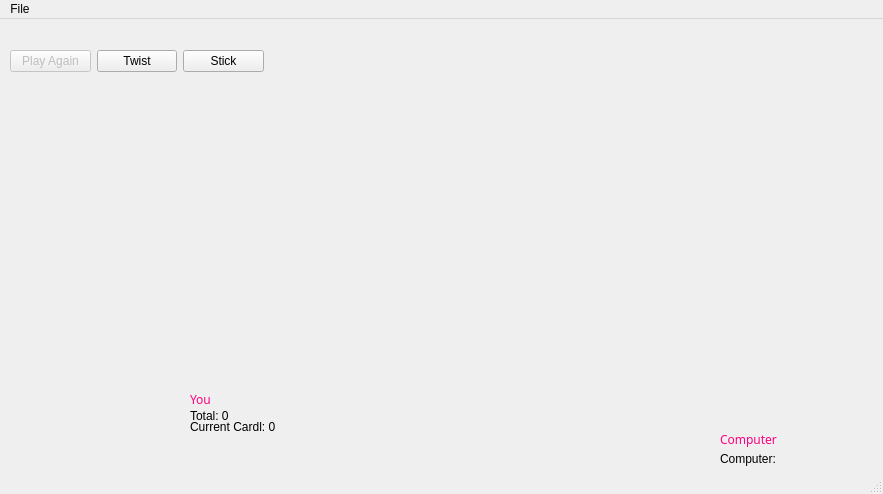
<?xml version="1.0" encoding="UTF-8"?>
<ui version="4.0">
 <class>PlayWindow</class>
 <widget class="QMainWindow" name="PlayWindow">
  <property name="geometry">
   <rect>
    <x>0</x>
    <y>0</y>
    <width>883</width>
    <height>494</height>
   </rect>
  </property>
  <property name="baseSize">
   <size>
    <width>800</width>
    <height>500</height>
   </size>
  </property>
  <property name="windowTitle">
   <string>6nimmt c++</string>
  </property>
  <property name="styleSheet">
   <string notr="true">background-image: url(:/images/images/table.png);</string>
  </property>
  <widget class="QWidget" name="centralwidget">
   <widget class="QLabel" name="statusLabel">
    <property name="geometry">
     <rect>
      <x>115</x>
      <y>350</y>
      <width>47</width>
      <height>13</height>
     </rect>
    </property>
    <property name="palette">
     <palette>
      <active>
       <colorrole role="WindowText">
        <brush brushstyle="SolidPattern">
         <color alpha="255">
          <red>255</red>
          <green>255</green>
          <blue>255</blue>
         </color>
        </brush>
       </colorrole>
      </active>
      <inactive>
       <colorrole role="WindowText">
        <brush brushstyle="SolidPattern">
         <color alpha="255">
          <red>255</red>
          <green>255</green>
          <blue>255</blue>
         </color>
        </brush>
       </colorrole>
      </inactive>
      <disabled>
       <colorrole role="WindowText">
        <brush brushstyle="SolidPattern">
         <color alpha="255">
          <red>120</red>
          <green>120</green>
          <blue>120</blue>
         </color>
        </brush>
       </colorrole>
      </disabled>
     </palette>
    </property>
    <property name="text">
     <string/>
    </property>
   </widget>
   <widget class="QLabel" name="statusLabel_2">
    <property name="geometry">
     <rect>
      <x>115</x>
      <y>360</y>
      <width>47</width>
      <height>13</height>
     </rect>
    </property>
    <property name="palette">
     <palette>
      <active>
       <colorrole role="WindowText">
        <brush brushstyle="SolidPattern">
         <color alpha="255">
          <red>255</red>
          <green>255</green>
          <blue>255</blue>
         </color>
        </brush>
       </colorrole>
      </active>
      <inactive>
       <colorrole role="WindowText">
        <brush brushstyle="SolidPattern">
         <color alpha="255">
          <red>255</red>
          <green>255</green>
          <blue>255</blue>
         </color>
        </brush>
       </colorrole>
      </inactive>
      <disabled>
       <colorrole role="WindowText">
        <brush brushstyle="SolidPattern">
         <color alpha="255">
          <red>120</red>
          <green>120</green>
          <blue>120</blue>
         </color>
        </brush>
       </colorrole>
      </disabled>
     </palette>
    </property>
    <property name="text">
     <string/>
    </property>
   </widget>
   <widget class="QLabel" name="statusLabel_3">
    <property name="geometry">
     <rect>
      <x>115</x>
      <y>310</y>
      <width>47</width>
      <height>13</height>
     </rect>
    </property>
    <property name="palette">
     <palette>
      <active>
       <colorrole role="WindowText">
        <brush brushstyle="SolidPattern">
         <color alpha="255">
          <red>255</red>
          <green>255</green>
          <blue>255</blue>
         </color>
        </brush>
       </colorrole>
      </active>
      <inactive>
       <colorrole role="WindowText">
        <brush brushstyle="SolidPattern">
         <color alpha="255">
          <red>255</red>
          <green>255</green>
          <blue>255</blue>
         </color>
        </brush>
       </colorrole>
      </inactive>
      <disabled>
       <colorrole role="WindowText">
        <brush brushstyle="SolidPattern">
         <color alpha="255">
          <red>120</red>
          <green>120</green>
          <blue>120</blue>
         </color>
        </brush>
       </colorrole>
      </disabled>
     </palette>
    </property>
    <property name="text">
     <string/>
    </property>
   </widget>
   <widget class="QLabel" name="youLabel">
    <property name="geometry">
     <rect>
      <x>190</x>
      <y>360</y>
      <width>61</width>
      <height>41</height>
     </rect>
    </property>
    <property name="palette">
     <palette>
      <active>
       <colorrole role="WindowText">
        <brush brushstyle="SolidPattern">
         <color alpha="255">
          <red>255</red>
          <green>0</green>
          <blue>127</blue>
         </color>
        </brush>
       </colorrole>
       <colorrole role="Text">
        <brush brushstyle="SolidPattern">
         <color alpha="255">
          <red>255</red>
          <green>0</green>
          <blue>127</blue>
         </color>
        </brush>
       </colorrole>
       <colorrole role="ButtonText">
        <brush brushstyle="SolidPattern">
         <color alpha="255">
          <red>255</red>
          <green>0</green>
          <blue>127</blue>
         </color>
        </brush>
       </colorrole>
       <colorrole role="PlaceholderText">
        <brush brushstyle="NoBrush">
         <color alpha="128">
          <red>255</red>
          <green>0</green>
          <blue>127</blue>
         </color>
        </brush>
       </colorrole>
      </active>
      <inactive>
       <colorrole role="WindowText">
        <brush brushstyle="SolidPattern">
         <color alpha="255">
          <red>255</red>
          <green>0</green>
          <blue>127</blue>
         </color>
        </brush>
       </colorrole>
       <colorrole role="Text">
        <brush brushstyle="SolidPattern">
         <color alpha="255">
          <red>255</red>
          <green>0</green>
          <blue>127</blue>
         </color>
        </brush>
       </colorrole>
       <colorrole role="ButtonText">
        <brush brushstyle="SolidPattern">
         <color alpha="255">
          <red>255</red>
          <green>0</green>
          <blue>127</blue>
         </color>
        </brush>
       </colorrole>
       <colorrole role="PlaceholderText">
        <brush brushstyle="NoBrush">
         <color alpha="128">
          <red>255</red>
          <green>0</green>
          <blue>127</blue>
         </color>
        </brush>
       </colorrole>
      </inactive>
      <disabled>
       <colorrole role="WindowText">
        <brush brushstyle="SolidPattern">
         <color alpha="255">
          <red>255</red>
          <green>0</green>
          <blue>127</blue>
         </color>
        </brush>
       </colorrole>
       <colorrole role="Text">
        <brush brushstyle="SolidPattern">
         <color alpha="255">
          <red>255</red>
          <green>0</green>
          <blue>127</blue>
         </color>
        </brush>
       </colorrole>
       <colorrole role="ButtonText">
        <brush brushstyle="SolidPattern">
         <color alpha="255">
          <red>255</red>
          <green>0</green>
          <blue>127</blue>
         </color>
        </brush>
       </colorrole>
       <colorrole role="PlaceholderText">
        <brush brushstyle="NoBrush">
         <color alpha="128">
          <red>255</red>
          <green>0</green>
          <blue>127</blue>
         </color>
        </brush>
       </colorrole>
      </disabled>
     </palette>
    </property>
    <property name="font">
     <font>
      <family>Impact</family>
      <pointsize>9</pointsize>
      <weight>50</weight>
      <italic>false</italic>
      <bold>false</bold>
     </font>
    </property>
    <property name="styleSheet">
     <string notr="true">font: 9pt &quot;Impact&quot;;
color: rgb(255, 0, 127);</string>
    </property>
    <property name="text">
     <string>You</string>
    </property>
   </widget>
   <widget class="QLabel" name="playertotalLabel_2">
    <property name="geometry">
     <rect>
      <x>190</x>
      <y>390</y>
      <width>47</width>
      <height>13</height>
     </rect>
    </property>
    <property name="palette">
     <palette>
      <active>
       <colorrole role="WindowText">
        <brush brushstyle="SolidPattern">
         <color alpha="255">
          <red>0</red>
          <green>0</green>
          <blue>0</blue>
         </color>
        </brush>
       </colorrole>
       <colorrole role="Text">
        <brush brushstyle="SolidPattern">
         <color alpha="255">
          <red>0</red>
          <green>0</green>
          <blue>0</blue>
         </color>
        </brush>
       </colorrole>
       <colorrole role="ButtonText">
        <brush brushstyle="SolidPattern">
         <color alpha="255">
          <red>0</red>
          <green>0</green>
          <blue>0</blue>
         </color>
        </brush>
       </colorrole>
       <colorrole role="PlaceholderText">
        <brush brushstyle="NoBrush">
         <color alpha="128">
          <red>0</red>
          <green>0</green>
          <blue>0</blue>
         </color>
        </brush>
       </colorrole>
      </active>
      <inactive>
       <colorrole role="WindowText">
        <brush brushstyle="SolidPattern">
         <color alpha="255">
          <red>0</red>
          <green>0</green>
          <blue>0</blue>
         </color>
        </brush>
       </colorrole>
       <colorrole role="Text">
        <brush brushstyle="SolidPattern">
         <color alpha="255">
          <red>0</red>
          <green>0</green>
          <blue>0</blue>
         </color>
        </brush>
       </colorrole>
       <colorrole role="ButtonText">
        <brush brushstyle="SolidPattern">
         <color alpha="255">
          <red>0</red>
          <green>0</green>
          <blue>0</blue>
         </color>
        </brush>
       </colorrole>
       <colorrole role="PlaceholderText">
        <brush brushstyle="NoBrush">
         <color alpha="128">
          <red>0</red>
          <green>0</green>
          <blue>0</blue>
         </color>
        </brush>
       </colorrole>
      </inactive>
      <disabled>
       <colorrole role="WindowText">
        <brush brushstyle="SolidPattern">
         <color alpha="255">
          <red>0</red>
          <green>0</green>
          <blue>0</blue>
         </color>
        </brush>
       </colorrole>
       <colorrole role="Text">
        <brush brushstyle="SolidPattern">
         <color alpha="255">
          <red>0</red>
          <green>0</green>
          <blue>0</blue>
         </color>
        </brush>
       </colorrole>
       <colorrole role="ButtonText">
        <brush brushstyle="SolidPattern">
         <color alpha="255">
          <red>0</red>
          <green>0</green>
          <blue>0</blue>
         </color>
        </brush>
       </colorrole>
       <colorrole role="PlaceholderText">
        <brush brushstyle="NoBrush">
         <color alpha="128">
          <red>0</red>
          <green>0</green>
          <blue>0</blue>
         </color>
        </brush>
       </colorrole>
      </disabled>
     </palette>
    </property>
    <property name="styleSheet">
     <string notr="true">color: rgb(0, 0, 0);
font: 9pt &quot;Impact&quot;;</string>
    </property>
    <property name="text">
     <string>Total: 0</string>
    </property>
   </widget>
   <widget class="QWidget" name="gridLayoutWidget_3">
    <property name="geometry">
     <rect>
      <x>40</x>
      <y>50</y>
      <width>211</width>
      <height>371</height>
     </rect>
    </property>
    <layout class="QGridLayout" name="gridLayout_2">
     <item row="0" column="0">
      <widget class="QLabel" name="card1Label_10">
       <property name="text">
        <string/>
       </property>
      </widget>
     </item>
     <item row="1" column="0">
      <widget class="QLabel" name="card4Label_10">
       <property name="text">
        <string/>
       </property>
      </widget>
     </item>
     <item row="2" column="0">
      <widget class="QLabel" name="card7Label_2">
       <property name="text">
        <string/>
       </property>
      </widget>
     </item>
     <item row="1" column="2">
      <widget class="QLabel" name="card6Label_10">
       <property name="text">
        <string/>
       </property>
      </widget>
     </item>
     <item row="1" column="1">
      <widget class="QLabel" name="card5Label_10">
       <property name="text">
        <string/>
       </property>
      </widget>
     </item>
     <item row="0" column="1">
      <widget class="QLabel" name="card2Label_10">
       <property name="text">
        <string/>
       </property>
      </widget>
     </item>
     <item row="2" column="2">
      <widget class="QLabel" name="card9Label_2">
       <property name="text">
        <string/>
       </property>
      </widget>
     </item>
     <item row="0" column="2">
      <widget class="QLabel" name="card3Label_10">
       <property name="text">
        <string/>
       </property>
      </widget>
     </item>
     <item row="3" column="0">
      <widget class="QLabel" name="card10Label_2">
       <property name="text">
        <string/>
       </property>
      </widget>
     </item>
     <item row="2" column="1">
      <widget class="QLabel" name="card8Label_2">
       <property name="text">
        <string/>
       </property>
      </widget>
     </item>
    </layout>
   </widget>
   <widget class="QLabel" name="playercurrentLabel_2">
    <property name="geometry">
     <rect>
      <x>190</x>
      <y>400</y>
      <width>111</width>
      <height>16</height>
     </rect>
    </property>
    <property name="palette">
     <palette>
      <active>
       <colorrole role="WindowText">
        <brush brushstyle="SolidPattern">
         <color alpha="255">
          <red>0</red>
          <green>0</green>
          <blue>0</blue>
         </color>
        </brush>
       </colorrole>
       <colorrole role="Text">
        <brush brushstyle="SolidPattern">
         <color alpha="255">
          <red>0</red>
          <green>0</green>
          <blue>0</blue>
         </color>
        </brush>
       </colorrole>
       <colorrole role="ButtonText">
        <brush brushstyle="SolidPattern">
         <color alpha="255">
          <red>0</red>
          <green>0</green>
          <blue>0</blue>
         </color>
        </brush>
       </colorrole>
       <colorrole role="PlaceholderText">
        <brush brushstyle="NoBrush">
         <color alpha="128">
          <red>0</red>
          <green>0</green>
          <blue>0</blue>
         </color>
        </brush>
       </colorrole>
      </active>
      <inactive>
       <colorrole role="WindowText">
        <brush brushstyle="SolidPattern">
         <color alpha="255">
          <red>0</red>
          <green>0</green>
          <blue>0</blue>
         </color>
        </brush>
       </colorrole>
       <colorrole role="Text">
        <brush brushstyle="SolidPattern">
         <color alpha="255">
          <red>0</red>
          <green>0</green>
          <blue>0</blue>
         </color>
        </brush>
       </colorrole>
       <colorrole role="ButtonText">
        <brush brushstyle="SolidPattern">
         <color alpha="255">
          <red>0</red>
          <green>0</green>
          <blue>0</blue>
         </color>
        </brush>
       </colorrole>
       <colorrole role="PlaceholderText">
        <brush brushstyle="NoBrush">
         <color alpha="128">
          <red>0</red>
          <green>0</green>
          <blue>0</blue>
         </color>
        </brush>
       </colorrole>
      </inactive>
      <disabled>
       <colorrole role="WindowText">
        <brush brushstyle="SolidPattern">
         <color alpha="255">
          <red>0</red>
          <green>0</green>
          <blue>0</blue>
         </color>
        </brush>
       </colorrole>
       <colorrole role="Text">
        <brush brushstyle="SolidPattern">
         <color alpha="255">
          <red>0</red>
          <green>0</green>
          <blue>0</blue>
         </color>
        </brush>
       </colorrole>
       <colorrole role="ButtonText">
        <brush brushstyle="SolidPattern">
         <color alpha="255">
          <red>0</red>
          <green>0</green>
          <blue>0</blue>
         </color>
        </brush>
       </colorrole>
       <colorrole role="PlaceholderText">
        <brush brushstyle="NoBrush">
         <color alpha="128">
          <red>0</red>
          <green>0</green>
          <blue>0</blue>
         </color>
        </brush>
       </colorrole>
      </disabled>
     </palette>
    </property>
    <property name="styleSheet">
     <string notr="true">font: 9pt &quot;Impact&quot;;
color: rgb(0, 0, 0);</string>
    </property>
    <property name="text">
     <string>Current Cardl: 0</string>
    </property>
   </widget>
   <widget class="QWidget" name="layoutWidget_2">
    <property name="geometry">
     <rect>
      <x>10</x>
      <y>30</y>
      <width>254</width>
      <height>25</height>
     </rect>
    </property>
    <layout class="QHBoxLayout" name="horizontalLayout_2">
     <item>
      <widget class="QPushButton" name="playagainButton_3">
       <property name="enabled">
        <bool>false</bool>
       </property>
       <property name="text">
        <string>Play Again</string>
       </property>
      </widget>
     </item>
     <item>
      <widget class="QPushButton" name="twistButton_2">
       <property name="text">
        <string>Twist</string>
       </property>
      </widget>
     </item>
     <item>
      <widget class="QPushButton" name="stickButton_2">
       <property name="text">
        <string>Stick</string>
       </property>
      </widget>
     </item>
    </layout>
   </widget>
   <widget class="QLabel" name="computerLabel_2">
    <property name="geometry">
     <rect>
      <x>720</x>
      <y>400</y>
      <width>161</width>
      <height>41</height>
     </rect>
    </property>
    <property name="palette">
     <palette>
      <active>
       <colorrole role="WindowText">
        <brush brushstyle="SolidPattern">
         <color alpha="255">
          <red>255</red>
          <green>0</green>
          <blue>127</blue>
         </color>
        </brush>
       </colorrole>
       <colorrole role="Text">
        <brush brushstyle="SolidPattern">
         <color alpha="255">
          <red>255</red>
          <green>0</green>
          <blue>127</blue>
         </color>
        </brush>
       </colorrole>
       <colorrole role="ButtonText">
        <brush brushstyle="SolidPattern">
         <color alpha="255">
          <red>255</red>
          <green>0</green>
          <blue>127</blue>
         </color>
        </brush>
       </colorrole>
       <colorrole role="PlaceholderText">
        <brush brushstyle="NoBrush">
         <color alpha="128">
          <red>255</red>
          <green>0</green>
          <blue>127</blue>
         </color>
        </brush>
       </colorrole>
      </active>
      <inactive>
       <colorrole role="WindowText">
        <brush brushstyle="SolidPattern">
         <color alpha="255">
          <red>255</red>
          <green>0</green>
          <blue>127</blue>
         </color>
        </brush>
       </colorrole>
       <colorrole role="Text">
        <brush brushstyle="SolidPattern">
         <color alpha="255">
          <red>255</red>
          <green>0</green>
          <blue>127</blue>
         </color>
        </brush>
       </colorrole>
       <colorrole role="ButtonText">
        <brush brushstyle="SolidPattern">
         <color alpha="255">
          <red>255</red>
          <green>0</green>
          <blue>127</blue>
         </color>
        </brush>
       </colorrole>
       <colorrole role="PlaceholderText">
        <brush brushstyle="NoBrush">
         <color alpha="128">
          <red>255</red>
          <green>0</green>
          <blue>127</blue>
         </color>
        </brush>
       </colorrole>
      </inactive>
      <disabled>
       <colorrole role="WindowText">
        <brush brushstyle="SolidPattern">
         <color alpha="255">
          <red>255</red>
          <green>0</green>
          <blue>127</blue>
         </color>
        </brush>
       </colorrole>
       <colorrole role="Text">
        <brush brushstyle="SolidPattern">
         <color alpha="255">
          <red>255</red>
          <green>0</green>
          <blue>127</blue>
         </color>
        </brush>
       </colorrole>
       <colorrole role="ButtonText">
        <brush brushstyle="SolidPattern">
         <color alpha="255">
          <red>255</red>
          <green>0</green>
          <blue>127</blue>
         </color>
        </brush>
       </colorrole>
       <colorrole role="PlaceholderText">
        <brush brushstyle="NoBrush">
         <color alpha="128">
          <red>255</red>
          <green>0</green>
          <blue>127</blue>
         </color>
        </brush>
       </colorrole>
      </disabled>
     </palette>
    </property>
    <property name="font">
     <font>
      <family>Impact</family>
      <pointsize>9</pointsize>
      <weight>50</weight>
      <italic>false</italic>
      <bold>false</bold>
     </font>
    </property>
    <property name="styleSheet">
     <string notr="true">color: rgb(0, 0, 0);
color: rgb(255, 0, 127);
font: 9pt &quot;Impact&quot;;</string>
    </property>
    <property name="text">
     <string>Computer</string>
    </property>
   </widget>
   <widget class="QLabel" name="computerScoreLabel_2">
    <property name="geometry">
     <rect>
      <x>720</x>
      <y>430</y>
      <width>111</width>
      <height>20</height>
     </rect>
    </property>
    <property name="palette">
     <palette>
      <active>
       <colorrole role="WindowText">
        <brush brushstyle="SolidPattern">
         <color alpha="255">
          <red>0</red>
          <green>0</green>
          <blue>0</blue>
         </color>
        </brush>
       </colorrole>
       <colorrole role="Text">
        <brush brushstyle="SolidPattern">
         <color alpha="255">
          <red>0</red>
          <green>0</green>
          <blue>0</blue>
         </color>
        </brush>
       </colorrole>
       <colorrole role="ButtonText">
        <brush brushstyle="SolidPattern">
         <color alpha="255">
          <red>0</red>
          <green>0</green>
          <blue>0</blue>
         </color>
        </brush>
       </colorrole>
       <colorrole role="PlaceholderText">
        <brush brushstyle="NoBrush">
         <color alpha="128">
          <red>0</red>
          <green>0</green>
          <blue>0</blue>
         </color>
        </brush>
       </colorrole>
      </active>
      <inactive>
       <colorrole role="WindowText">
        <brush brushstyle="SolidPattern">
         <color alpha="255">
          <red>0</red>
          <green>0</green>
          <blue>0</blue>
         </color>
        </brush>
       </colorrole>
       <colorrole role="Text">
        <brush brushstyle="SolidPattern">
         <color alpha="255">
          <red>0</red>
          <green>0</green>
          <blue>0</blue>
         </color>
        </brush>
       </colorrole>
       <colorrole role="ButtonText">
        <brush brushstyle="SolidPattern">
         <color alpha="255">
          <red>0</red>
          <green>0</green>
          <blue>0</blue>
         </color>
        </brush>
       </colorrole>
       <colorrole role="PlaceholderText">
        <brush brushstyle="NoBrush">
         <color alpha="128">
          <red>0</red>
          <green>0</green>
          <blue>0</blue>
         </color>
        </brush>
       </colorrole>
      </inactive>
      <disabled>
       <colorrole role="WindowText">
        <brush brushstyle="SolidPattern">
         <color alpha="255">
          <red>0</red>
          <green>0</green>
          <blue>0</blue>
         </color>
        </brush>
       </colorrole>
       <colorrole role="Text">
        <brush brushstyle="SolidPattern">
         <color alpha="255">
          <red>0</red>
          <green>0</green>
          <blue>0</blue>
         </color>
        </brush>
       </colorrole>
       <colorrole role="ButtonText">
        <brush brushstyle="SolidPattern">
         <color alpha="255">
          <red>0</red>
          <green>0</green>
          <blue>0</blue>
         </color>
        </brush>
       </colorrole>
       <colorrole role="PlaceholderText">
        <brush brushstyle="NoBrush">
         <color alpha="128">
          <red>0</red>
          <green>0</green>
          <blue>0</blue>
         </color>
        </brush>
       </colorrole>
      </disabled>
     </palette>
    </property>
    <property name="styleSheet">
     <string notr="true">color: rgb(0, 0, 0);
font: 9pt &quot;Impact&quot;;</string>
    </property>
    <property name="text">
     <string>Computer:</string>
    </property>
   </widget>
   <widget class="QLabel" name="computerStatusLabel">
    <property name="geometry">
     <rect>
      <x>590</x>
      <y>380</y>
      <width>47</width>
      <height>13</height>
     </rect>
    </property>
    <property name="palette">
     <palette>
      <active>
       <colorrole role="WindowText">
        <brush brushstyle="SolidPattern">
         <color alpha="255">
          <red>255</red>
          <green>255</green>
          <blue>255</blue>
         </color>
        </brush>
       </colorrole>
      </active>
      <inactive>
       <colorrole role="WindowText">
        <brush brushstyle="SolidPattern">
         <color alpha="255">
          <red>255</red>
          <green>255</green>
          <blue>255</blue>
         </color>
        </brush>
       </colorrole>
      </inactive>
      <disabled>
       <colorrole role="WindowText">
        <brush brushstyle="SolidPattern">
         <color alpha="255">
          <red>120</red>
          <green>120</green>
          <blue>120</blue>
         </color>
        </brush>
       </colorrole>
      </disabled>
     </palette>
    </property>
    <property name="text">
     <string/>
    </property>
   </widget>
   <widget class="QWidget" name="gridLayoutWidget_2">
    <property name="geometry">
     <rect>
      <x>320</x>
      <y>130</y>
      <width>381</width>
      <height>101</height>
     </rect>
    </property>
    <layout class="QHBoxLayout" name="horizontalLayout_4">
     <property name="spacing">
      <number>0</number>
     </property>
     <item>
      <widget class="QLabel" name="card1Label_14">
       <property name="text">
        <string/>
       </property>
      </widget>
     </item>
     <item>
      <widget class="QLabel" name="tableLabel_2">
       <property name="baseSize">
        <size>
         <width>800</width>
         <height>500</height>
        </size>
       </property>
       <property name="text">
        <string/>
       </property>
      </widget>
     </item>
     <item>
      <widget class="QLabel" name="card2Label_4">
       <property name="text">
        <string/>
       </property>
      </widget>
     </item>
     <item>
      <widget class="QLabel" name="card3Label_4">
       <property name="text">
        <string/>
       </property>
      </widget>
     </item>
     <item>
      <widget class="QLabel" name="card4Label_4">
       <property name="text">
        <string/>
       </property>
      </widget>
     </item>
     <item>
      <widget class="QLabel" name="card5Label_4">
       <property name="text">
        <string/>
       </property>
      </widget>
     </item>
     <item>
      <widget class="QLabel" name="card6Label_4">
       <property name="text">
        <string/>
       </property>
      </widget>
     </item>
     <item>
      <widget class="QLabel" name="card7Label_4">
       <property name="text">
        <string/>
       </property>
      </widget>
     </item>
     <item>
      <widget class="QLabel" name="card8Label_4">
       <property name="text">
        <string/>
       </property>
      </widget>
     </item>
     <item>
      <widget class="QLabel" name="card9Label_4">
       <property name="text">
        <string/>
       </property>
      </widget>
     </item>
     <item>
      <widget class="QLabel" name="card10Label_4">
       <property name="text">
        <string/>
       </property>
      </widget>
     </item>
    </layout>
   </widget>
   <widget class="QWidget" name="gridLayoutWidget_4">
    <property name="geometry">
     <rect>
      <x>320</x>
      <y>230</y>
      <width>381</width>
      <height>101</height>
     </rect>
    </property>
    <layout class="QHBoxLayout" name="horizontalLayout_5">
     <property name="spacing">
      <number>0</number>
     </property>
     <item>
      <widget class="QLabel" name="card1Label_13">
       <property name="text">
        <string/>
       </property>
      </widget>
     </item>
     <item>
      <widget class="QLabel" name="tableLabel_3">
       <property name="baseSize">
        <size>
         <width>800</width>
         <height>500</height>
        </size>
       </property>
       <property name="text">
        <string/>
       </property>
      </widget>
     </item>
     <item>
      <widget class="QLabel" name="card2Label_5">
       <property name="text">
        <string/>
       </property>
      </widget>
     </item>
     <item>
      <widget class="QLabel" name="card3Label_5">
       <property name="text">
        <string/>
       </property>
      </widget>
     </item>
     <item>
      <widget class="QLabel" name="card4Label_5">
       <property name="text">
        <string/>
       </property>
      </widget>
     </item>
     <item>
      <widget class="QLabel" name="card5Label_5">
       <property name="text">
        <string/>
       </property>
      </widget>
     </item>
     <item>
      <widget class="QLabel" name="card6Label_5">
       <property name="text">
        <string/>
       </property>
      </widget>
     </item>
     <item>
      <widget class="QLabel" name="card7Label_5">
       <property name="text">
        <string/>
       </property>
      </widget>
     </item>
     <item>
      <widget class="QLabel" name="card8Label_5">
       <property name="text">
        <string/>
       </property>
      </widget>
     </item>
     <item>
      <widget class="QLabel" name="card9Label_5">
       <property name="text">
        <string/>
       </property>
      </widget>
     </item>
     <item>
      <widget class="QLabel" name="card10Label_5">
       <property name="text">
        <string/>
       </property>
      </widget>
     </item>
    </layout>
   </widget>
   <widget class="QWidget" name="gridLayoutWidget_5">
    <property name="geometry">
     <rect>
      <x>320</x>
      <y>330</y>
      <width>381</width>
      <height>101</height>
     </rect>
    </property>
    <layout class="QHBoxLayout" name="horizontalLayout_6">
     <property name="spacing">
      <number>0</number>
     </property>
     <item>
      <widget class="QLabel" name="card1Label_11">
       <property name="text">
        <string/>
       </property>
      </widget>
     </item>
     <item>
      <widget class="QLabel" name="tableLabel_4">
       <property name="baseSize">
        <size>
         <width>800</width>
         <height>500</height>
        </size>
       </property>
       <property name="text">
        <string/>
       </property>
      </widget>
     </item>
     <item>
      <widget class="QLabel" name="card2Label_6">
       <property name="text">
        <string/>
       </property>
      </widget>
     </item>
     <item>
      <widget class="QLabel" name="card3Label_6">
       <property name="text">
        <string/>
       </property>
      </widget>
     </item>
     <item>
      <widget class="QLabel" name="card4Label_6">
       <property name="text">
        <string/>
       </property>
      </widget>
     </item>
     <item>
      <widget class="QLabel" name="card5Label_6">
       <property name="text">
        <string/>
       </property>
      </widget>
     </item>
     <item>
      <widget class="QLabel" name="card6Label_6">
       <property name="text">
        <string/>
       </property>
      </widget>
     </item>
     <item>
      <widget class="QLabel" name="card7Label_6">
       <property name="text">
        <string/>
       </property>
      </widget>
     </item>
     <item>
      <widget class="QLabel" name="card8Label_6">
       <property name="text">
        <string/>
       </property>
      </widget>
     </item>
     <item>
      <widget class="QLabel" name="card9Label_6">
       <property name="text">
        <string/>
       </property>
      </widget>
     </item>
     <item>
      <widget class="QLabel" name="card10Label_6">
       <property name="text">
        <string/>
       </property>
      </widget>
     </item>
    </layout>
   </widget>
   <widget class="QWidget" name="gridLayoutWidget_6">
    <property name="geometry">
     <rect>
      <x>320</x>
      <y>30</y>
      <width>381</width>
      <height>101</height>
     </rect>
    </property>
    <layout class="QHBoxLayout" name="horizontalLayout_7">
     <property name="spacing">
      <number>0</number>
     </property>
     <item>
      <widget class="QLabel" name="card1Label_12">
       <property name="text">
        <string/>
       </property>
      </widget>
     </item>
     <item>
      <widget class="QLabel" name="tableLabel_5">
       <property name="baseSize">
        <size>
         <width>800</width>
         <height>500</height>
        </size>
       </property>
       <property name="text">
        <string/>
       </property>
      </widget>
     </item>
     <item>
      <widget class="QLabel" name="card2Label_7">
       <property name="text">
        <string/>
       </property>
      </widget>
     </item>
     <item>
      <widget class="QLabel" name="card3Label_7">
       <property name="text">
        <string/>
       </property>
      </widget>
     </item>
     <item>
      <widget class="QLabel" name="card4Label_7">
       <property name="text">
        <string/>
       </property>
      </widget>
     </item>
     <item>
      <widget class="QLabel" name="card5Label_7">
       <property name="text">
        <string/>
       </property>
      </widget>
     </item>
     <item>
      <widget class="QLabel" name="card6Label_7">
       <property name="text">
        <string/>
       </property>
      </widget>
     </item>
     <item>
      <widget class="QLabel" name="card7Label_7">
       <property name="text">
        <string/>
       </property>
      </widget>
     </item>
     <item>
      <widget class="QLabel" name="card8Label_7">
       <property name="text">
        <string/>
       </property>
      </widget>
     </item>
     <item>
      <widget class="QLabel" name="card9Label_7">
       <property name="text">
        <string/>
       </property>
      </widget>
     </item>
     <item>
      <widget class="QLabel" name="card10Label_7">
       <property name="text">
        <string/>
       </property>
      </widget>
     </item>
    </layout>
   </widget>
  </widget>
  <widget class="QMenuBar" name="menubar">
   <property name="geometry">
    <rect>
     <x>0</x>
     <y>0</y>
     <width>883</width>
     <height>21</height>
    </rect>
   </property>
   <widget class="QMenu" name="menuQuit">
    <property name="title">
     <string>File</string>
    </property>
    <addaction name="actionQuit"/>
   </widget>
   <addaction name="menuQuit"/>
  </widget>
  <widget class="QStatusBar" name="statusbar"/>
  <action name="actionQuit">
   <property name="text">
    <string>Quit</string>
   </property>
  </action>
 </widget>
 <resources/>
 <connections/>
</ui>
